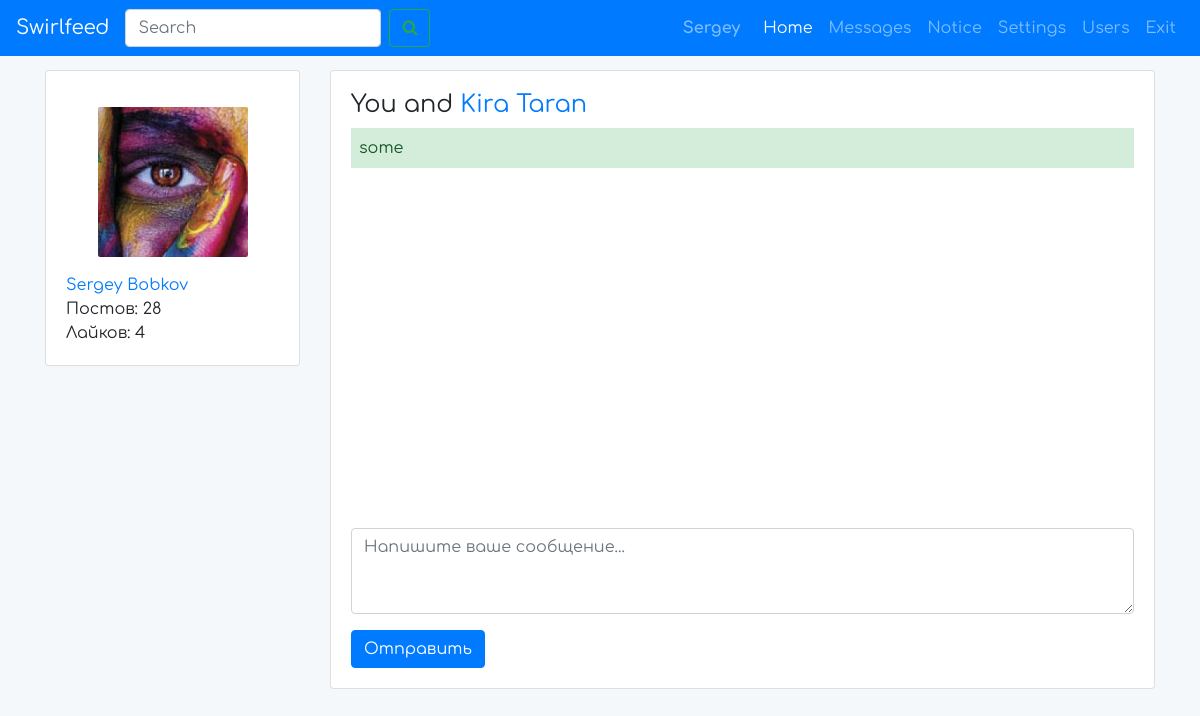
The app's page /messages.php?u=id955072364 (signed in) with its own data.
### tables this page shows
CREATE TABLE `users` (
  `id` int(11) UNSIGNED NOT NULL,
  `unique_id` varchar(255) NOT NULL,
  `first_name` varchar(25) NOT NULL,
  `last_name` varchar(25) NOT NULL,
  `username` varchar(100) NOT NULL,
  `email` varchar(100) NOT NULL,
  `password` varchar(255) NOT NULL,
  `signup_date` date NOT NULL,
  `profile_pic` varchar(255) NOT NULL,
  `num_posts` int(11) NOT NULL,
  `num_likes` int(11) NOT NULL,
  `user_closed` varchar(3) NOT NULL,
  `friend_array` text NOT NULL
);

CREATE TABLE `messages` (
  `id` int(11) UNSIGNED NOT NULL,
  `user_to` varchar(255) NOT NULL,
  `user_from` varchar(255) NOT NULL,
  `body` text NOT NULL,
  `date` datetime NOT NULL,
  `opened` varchar(3) NOT NULL,
  `viewed` varchar(3) NOT NULL,
  `deleted` varchar(3) NOT NULL
);

### classes/DB.php (called while the page is built)
<?php
class DB {
  private static function connect()
  {
    $pdo = new PDO('mysql:host=localhost;dbname=SocialNetworkFB;charset=utf8', 'root', '');
    $pdo->setAttribute(PDO::ATTR_ERRMODE, PDO::ERRMODE_EXCEPTION);
    return $pdo;
  }
  public static function query($query, $params = [])
  {
    $statement = self::connect()->prepare($query);
    $statement->execute($params);
    if (explode(' ', $query)[0] == 'SELECT') {
      $data = $statement->fetchAll(PDO::FETCH_ASSOC);
      return $data;
    }
  }
}

### classes/User.php (called while the page is built, shortened)
<?php
class User
{
  private $user;
  public function __construct($user)
  {
    $this->user = DB::query('SELECT * FROM users WHERE id=:userid', [':userid' => $user])[0];
  }
  public function getFirstAndLastName()
  {
    return $this->user['first_name'] . " " . $this->user['last_name'];
  }
  public function getUniqueId()
  {
    return $this->user['unique_id'];
  }
}

### messages.php (the view, shortened to what this page needs)
<?php
require __DIR__ . '/includes/header.php';
$messageObj = new Message($userId);
if (isset($_GET['u'])) {
  $userTo = $_GET['u'];
} else {
  $userTo = $messageObj->getMostRecentUser();
  if ($userTo == false) {
    $userTo = 'new';
  }
}
if ($userTo != "new") {
  $userToObj = DB::query('SELECT * FROM users WHERE unique_id = ?', [$userTo])[0];
  $userToObj = new User($userToObj['id']);
}
?>
<section class="user-details">
  <div class="container">
    <div class="row">
      <div class="col-md-3">
        <div class="card">
          <div class="card-body">
            <div class="user-details__main-img p-3">
              <a href="<?php echo $userUniqueId; ?>"><img src="<?php echo $user['profile_pic']?>" alt=""></a>
            </div>
            <div>
              <a href="<?php echo $userUniqueId; ?>">
                <?php echo $user['first_name'] . " " . $user['last_name'];?>
              </a>
            </div>
            <div>
              <?php echo "Постов: " . $user['num_posts']; ?>
            </div>
            <div>
              <?php echo "Лайков: " . $user['num_likes']; ?>
            </div>
          </div>
        </div>
      </div>
      <div class="col-md-9">
        <div class="card">
          <div class="card-body">
            <?php
            if ($userTo != 'new') {
              echo "<h4>You and <a href='" . $userTo . "'>" . $userToObj->getFirstAndLastName() . "</a></h4>";
              echo '<div class="messages__loaded" id="scroll_messages">'. $messageObj->getMessages($userTo) .'</div>';
            } else {
              echo '<h4>New Message</h4>';
            }
            ?>
            <form action="" method="post">
              <?php if ($userTo == 'new') {
                echo '<p class="text-success mb-3">Select the friend you would like to message</p>';
                echo '<div class="form-group">
                        <input type="text" class="form-control" placeholder="To:">
                      </div>';
                echo '<div class="results">
                      </div>';
              } else { ?>
                <div class="form-group">
                  <textarea name="message_text" class="form-control" id="message_textarea" rows="3" placeholder="Напишите ваше сообщение..."></textarea>
                </div>
              <?php }?>
              <button type="submit" name="post_message" id="message_submit" class="btn btn-primary">Отправить</button>
            </form>
          </div>
        </div>
      </div>
    </div>
  </div>
</section>
<?php
require __DIR__ . '/includes/footer.php';
?>

### includes/header.php (shortened to what this page needs)
<?php
if (isset($_SESSION['username'])) {
  $userUniqueId = $_SESSION['unique_id'];
  $userEmail = $_SESSION['log_email'];
  $user = DB::query('SELECT * FROM users WHERE email=:email', [':email' => $userEmail])[0];
  $userId = $user['id'];
} else {
  header("Location: /register.php");
}
?><!doctype html>
<html lang="en">
<head>
  <link rel="stylesheet" href="/assets/css/bootstrap.css">
  <link rel="stylesheet" href="/assets/css/fontAweasome.css">
  <link rel="stylesheet" href="/assets/css/fonts.css">
  <link rel="stylesheet" href="/assets/css/style.css">
  <link rel="stylesheet" href="/assets/css/jquery.Jcrop.css">
</head>
<body>
<header>
  <nav class="navbar navbar-expand-lg navbar-dark bg-primary fixed-top">
    <a class="navbar-brand" href="/">Swirlfeed</a>
    <div class="collapse navbar-collapse" id="navbarSupportedContent">
      <form class="form-inline my-2 my-lg-0 mr-auto">
        <input class="form-control mr-sm-2" type="search" placeholder="Search" aria-label="Search">
        <button class="btn btn-outline-success my-2 my-sm-0" type="submit"><i class="fa fa-search"></i></button>
      </form>
      <div class="userName">
        <a href="<?php echo $user['unique_id']; ?>"><?php echo $user['first_name']; ?></a>
      </div>
      <ul class="navbar-nav">
        <li class="nav-item active">
          <a class="nav-link" href="/">Home <span class="sr-only">(current)</span></a>
        </li>
        <li class="nav-item">
          <a class="nav-link" href="messages.php">Messages</a>
        </li>
        <li class="nav-item">
          <a class="nav-link" href="#">Notice</a>
        </li>
        <li class="nav-item">
          <a class="nav-link" href="#">Settings</a>
        </li>
        <li class="nav-item">
          <a class="nav-link" href="requests.php">Users</a>
        </li>
        <li class="nav-item">
          <a class="nav-link" href="/logout.php">Exit</a>
        </li>
      </ul>
    </div>
  </nav>
</header>

### classes/Message.php (shortened to what this page needs)
<?php
class Message
{
  private $userObj;
  public function __construct($user)
  {
    $this->userObj = new User($user);
  }
  public function getMessages($userFrom)
  {
    $userLoggedIn = $this->userObj->getUniqueId();
    $data = '';
    DB::query("UPDATE messages SET opened='yes' WHERE user_to=? AND user_from=?",[$userLoggedIn, $userFrom]);
    $messages = DB::query("SELECT * FROM messages WHERE (user_to=? AND user_from=?) OR (user_from=? AND user_to=?)",[$userLoggedIn, $userFrom, $userLoggedIn, $userFrom]);
    foreach ($messages as $message) {
     $usetTo = $message['user_to'];
     $body = $message['body'];
     $divTop = ($usetTo == $userLoggedIn) ? '<div class="message alert-success mb-2 p-2" >' : '<div class="message alert-info mb-2 p-2">';
     $data = $data . $divTop . $body . '</div>';
    }
    return $data;
  }
}

### assets/css/style.css (style rules this page uses)
body { font-family: 'ComfortaaRegularGoogle'; margin-top: 70px; background-color: #F5F8FA; }
.userName { font-family: 'ComfortaaBoldGoogle'; margin-right: 15px; }
img { max-width: 100%; }
.user-details__main-img { text-align: center; }
.user-details__main-img img { border-radius: 2px; }
.userName a { color: rgba(255, 255, 255, 0.5); }
.messages__loaded { max-height: 400px; height: 400px; overflow-y: scroll; }

### records on screen
users: first_name "Sergey", profile_pic (picture), last_name "Bobkov", num_posts "28", num_likes "4"
users: $userToObj->getFirstAndLastName() "Kira Taran"
messages: body "some"
